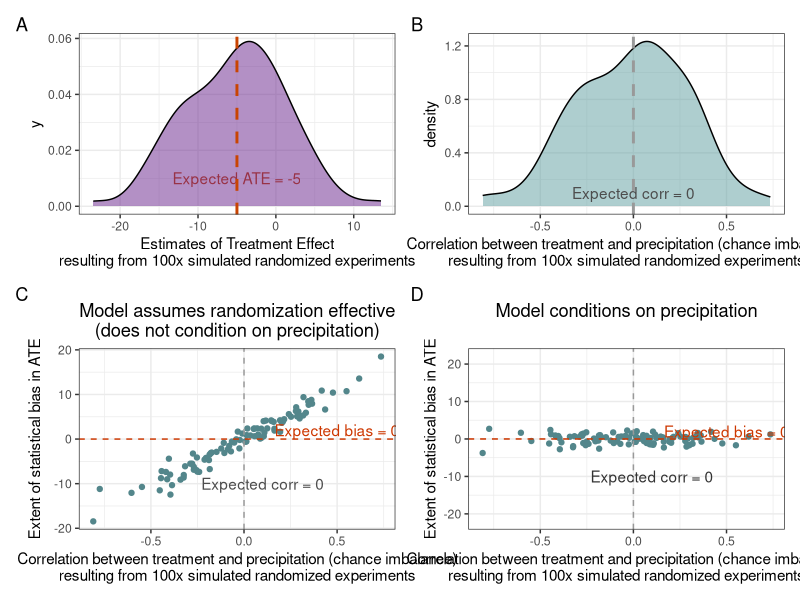
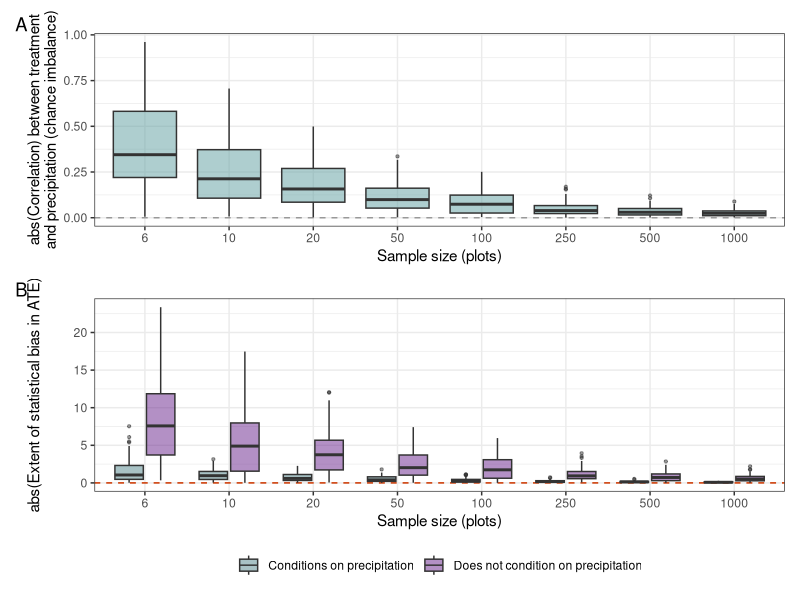

Write R code to recreate these figures, in order.
## ---- chunk 1
knitr::opts_chunk$set(echo = TRUE, message = FALSE, warning = FALSE)
## ---- chunk 2
library(tidyverse)
library(broom)
library(patchwork)
## ---- chunk 3
# Make some vectors to store our simulation results
ate_random_naive <- c() # ATE = average treatment effect from each simulated experiment
ate_random_DAG  <- c() # ATE when controlling for accidental imbalance emerging at small samples
imbalance <- c() # We will also store info about chance imbalance in precip between treatments.


set.seed(1234)
for (i in 1:100) {  ## For i in 100 simulations of the experiment above
  N <- 12 # Set sample size to 10 observations (plots)

  # Sample size is divided among our 2 treatment levels (1=fenced; 0=unfenced)
  fenced <- rep(c(0,1), N/2)

  # precipitation varies from 1cm to 5cm in our study area.
  # (runinf() generates random draws from the uniform distribution).
  precip <- runif(N, min=1, max=5)

  # Now, generate the outcome, based on our generative model:
  ## Fencing exclosures influence soil carbon with a "true" effect of -5 (removing bison reduces carbon)
  ## Precipitation increases soil carbon with a "true" effect of 10
  ## HOWEVER, there is no relationship between bison and precip at this time IN EXPECTATION

  ## This is the deterministic portion of our generative model: B0 + B1*X1 + B2*X2
  mu <- 10 + 10*precip - 5*fenced
  ## this is the sd for our normal distribution
  sigma <- 2
  ## This simulates carbon (the outcome) using the normal probability distribution
  carbon <- rnorm(N, mu, sigma)
  random.design <- data.frame(precip, fenced, carbon) ## Make it into a dataframe

  # Fit model that ignores precipitation. Just condition on the bison fencing treatment:
  naivemodel <- lm(carbon~fenced, data=random.design)
  DAGmodel <- lm(carbon~fenced + precip, data=random.design)

  # Extract estimates for treatment effect & p-vals
  ate_random_naive[i] <- coef(naivemodel)["fenced"]
  ate_random_DAG[i] <- coef(DAGmodel)["fenced"]
  imbalance[i] <- cor(random.design$precip, random.design$fenced)
}
## ---- chunk 4
## Plot the treatment effect:
ATEplot <- tibble(ate = ate_random_naive) %>%
  ggplot(., aes(ate)) +
  annotate("text", x = -5, y = 0.01, label = "Expected ATE = -5", color = "#c94402") +
  geom_density(fill="darkorchid4", alpha=0.5) + # density plot for our estimates of ATE
  geom_vline(xintercept=-5, # plot a line for the true effect
             linetype="dashed", color="#c94402", size=1) +
  theme_bw()+
  xlab("Estimates of Treatment Effect\nresulting from 100x simulated randomized experiments")


imbalanceplot <- tibble(chance_imbal = imbalance) %>%
  ggplot(., aes(chance_imbal)) +
  geom_density(fill="cadetblue", alpha=0.5) + # density plot for observed correlations between treatment and precip
  annotate("text", x = 0, y = 0.1, label = "Expected corr = 0", color = "grey30") +
  geom_vline(xintercept=0, # plot a line for expected correlation between treatment and precip
             linetype="dashed", color="grey60", size=1) +
  theme_bw()+
  ylab("density") +
  xlab("Correlation between treatment and precipitation (chance imbalance)\nresulting from 100x simulated randomized experiments")


imbal_and_bias <-tibble(chance_imbal = imbalance, ate = ate_random_naive) %>%
  ggplot(., aes(x=chance_imbal, y=ate_random_naive-(-5))) +
  geom_point(color="cadetblue4") +
  geom_hline(yintercept = 0, linetype="dashed", color="orangered3") +
  geom_vline(xintercept = 0, linetype="dashed", color="grey60") +
  annotate("text", x = 0.5, y = 2, label = "Expected bias = 0", color = "orangered3") +
  annotate("text", x = 0.1, y = -10, label = "Expected corr = 0", color = "grey30") +
  theme_bw()+
  xlab("Correlation between treatment and precipitation (chance imbalance)\nresulting from 100x simulated randomized experiments") +
  ylab("Extent of statistical bias in ATE")+
  ggtitle("Model assumes randomization effective\n(does not condition on precipitation)")+
  theme(plot.title = element_text(hjust = 0.5))

imbal_unbias <-tibble(chance_imbal = imbalance, ate = ate_random_DAG) %>%
  ggplot(., aes(x=chance_imbal, y=ate_random_DAG-(-5))) +
  geom_point(color="cadetblue4") +
  geom_hline(yintercept = 0, linetype="dashed", color="orangered3") +
  geom_vline(xintercept = 0, linetype="dashed", color="grey60") +
  annotate("text", x = 0.5, y = 2, label = "Expected bias = 0", color = "orangered3") +
  annotate("text", x = 0.1, y = -10, label = "Expected corr = 0", color = "grey20") +
  ylim(-22, 22) +
  theme_bw()+
  theme(plot.title = element_text(hjust = 0.5)) +
  xlab("Correlation between treatment and precipitation (chance imbalance)\nresulting from 100x simulated randomized experiments") + ylab("Extent of statistical bias in ATE") +
  ggtitle("Model conditions on precipitation")


ATEplot + imbalanceplot +
  (imbal_and_bias) + (imbal_unbias) +
  plot_layout(ncol = 2, nrow=2) + plot_annotation(tag_levels = 'A')
## ---- chunk 5
sample_sizes <- c(6, 10, 20, 50, 100, 250, 500, 1000)

sim_by_N <- map_dfr(sample_sizes, function(N) {
  map_dfr(1:100, function(i) {
    fenced <- rep(c(0,1), N/2)
    precip <- runif(N, min=1, max=5)
    carbon <- rnorm(N, 10 + 10*precip - 5*fenced, 2)
    tibble(N = N,
           imbalance = cor(precip, fenced),
           naive = coef(lm(carbon ~ fenced))["fenced"],
           DAG   = coef(lm(carbon ~ fenced + precip))["fenced"])
  })
})
## ---- chunk 6
## Panel A: chance imbalance in precipitation shrinks toward 0 as N grows
imbal_by_N <- ggplot(sim_by_N, aes(x = factor(N), y = abs(imbalance))) +
  geom_hline(yintercept = 0, linetype="dashed", color="grey60") +
  geom_boxplot(fill="cadetblue", alpha=0.5, outlier.size=0.8) +
  theme_bw() +
  xlab("Sample size (plots)") +
  ylab("abs(Correlation) between treatment\nand precipitation (chance imbalance)")

## Panel B: bias in the ATE estimate, for the naive vs. DAG-informed model
bias_by_N <- sim_by_N %>%
  pivot_longer(c(naive, DAG), names_to = "model", values_to = "ate") %>%
  mutate(model = recode(model,
                        naive = "Does not condition on precipitation",
                        DAG   = "Conditions on precipitation")) %>%
  ggplot(aes(x = factor(N), y = abs(ate - (-5)), fill = model)) +
  geom_hline(yintercept = 0, linetype="dashed", color="orangered3") +
  geom_boxplot(alpha=0.5, outlier.size=0.8) +
  scale_fill_manual(values = c("cadetblue4", "darkorchid4")) +
  theme_bw() +
  theme(legend.position = "bottom", legend.title = element_blank()) +
  xlab("Sample size (plots)") +
  ylab("abs(Extent of statistical bias in ATE)")

imbal_by_N / bias_by_N + plot_annotation(tag_levels = 'A')
